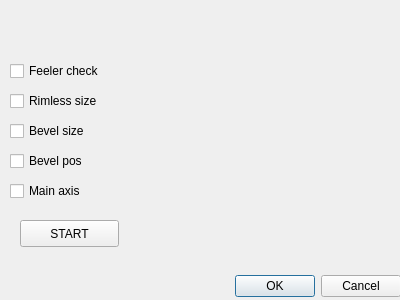
<?xml version="1.0" encoding="UTF-8"?>
<ui version="4.0">
 <class>Dlg_Checkbox</class>
 <widget class="QDialog" name="Dlg_Checkbox">
  <property name="geometry">
   <rect>
    <x>0</x>
    <y>0</y>
    <width>400</width>
    <height>300</height>
   </rect>
  </property>
  <property name="windowTitle">
   <string>Dialog</string>
  </property>
  <widget class="QDialogButtonBox" name="buttonBox">
   <property name="geometry">
    <rect>
     <x>60</x>
     <y>270</y>
     <width>341</width>
     <height>32</height>
    </rect>
   </property>
   <property name="orientation">
    <enum>Qt::Horizontal</enum>
   </property>
   <property name="standardButtons">
    <set>QDialogButtonBox::Cancel|QDialogButtonBox::Ok</set>
   </property>
  </widget>
  <widget class="QCheckBox" name="checkBox">
   <property name="geometry">
    <rect>
     <x>10</x>
     <y>60</y>
     <width>141</width>
     <height>22</height>
    </rect>
   </property>
   <property name="text">
    <string>Feeler check</string>
   </property>
  </widget>
  <widget class="QCheckBox" name="checkBox_2">
   <property name="geometry">
    <rect>
     <x>10</x>
     <y>90</y>
     <width>141</width>
     <height>22</height>
    </rect>
   </property>
   <property name="text">
    <string>Rimless size</string>
   </property>
  </widget>
  <widget class="QCheckBox" name="checkBox_3">
   <property name="geometry">
    <rect>
     <x>10</x>
     <y>120</y>
     <width>141</width>
     <height>22</height>
    </rect>
   </property>
   <property name="text">
    <string>Bevel size</string>
   </property>
  </widget>
  <widget class="QCheckBox" name="checkBox_4">
   <property name="geometry">
    <rect>
     <x>10</x>
     <y>150</y>
     <width>141</width>
     <height>22</height>
    </rect>
   </property>
   <property name="text">
    <string>Bevel pos</string>
   </property>
  </widget>
  <widget class="QCheckBox" name="checkBox_5">
   <property name="geometry">
    <rect>
     <x>10</x>
     <y>180</y>
     <width>141</width>
     <height>22</height>
    </rect>
   </property>
   <property name="text">
    <string>Main axis</string>
   </property>
  </widget>
  <widget class="QPushButton" name="pushButton">
   <property name="geometry">
    <rect>
     <x>20</x>
     <y>220</y>
     <width>99</width>
     <height>27</height>
    </rect>
   </property>
   <property name="text">
    <string>START</string>
   </property>
  </widget>
 </widget>
 <resources/>
 <connections>
  <connection>
   <sender>buttonBox</sender>
   <signal>accepted()</signal>
   <receiver>Dlg_Checkbox</receiver>
   <slot>accept()</slot>
   <hints>
    <hint type="sourcelabel">
     <x>248</x>
     <y>254</y>
    </hint>
    <hint type="destinationlabel">
     <x>157</x>
     <y>274</y>
    </hint>
   </hints>
  </connection>
  <connection>
   <sender>buttonBox</sender>
   <signal>rejected()</signal>
   <receiver>Dlg_Checkbox</receiver>
   <slot>reject()</slot>
   <hints>
    <hint type="sourcelabel">
     <x>316</x>
     <y>260</y>
    </hint>
    <hint type="destinationlabel">
     <x>286</x>
     <y>274</y>
    </hint>
   </hints>
  </connection>
 </connections>
</ui>
